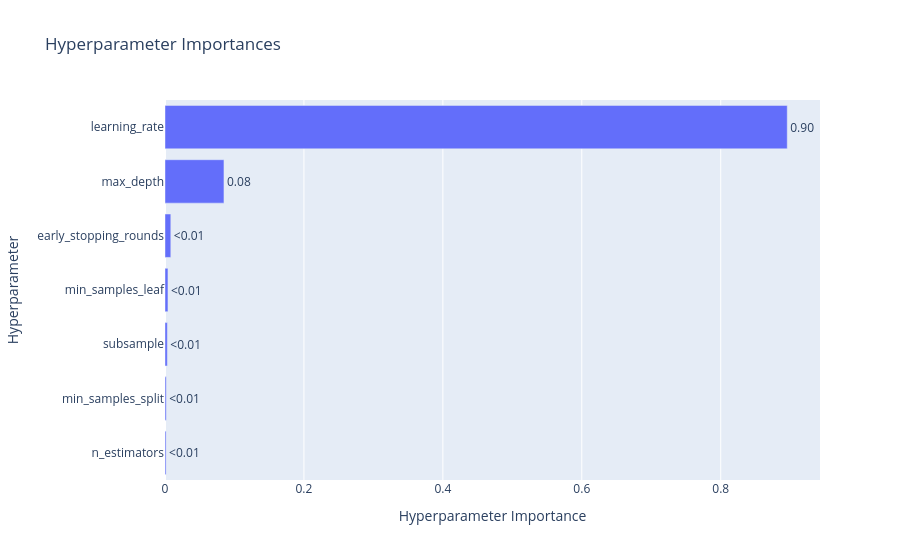

Notebook cell for this chart:
### Code cell
from optuna.visualization import plot_param_importances
plot_param_importances(study)

### Figure 1 — Plotly figure (JSON) as saved in the notebook; plotly's stock layout.template omitted (floating-point values rounded to 4 significant figures)
{"data": [{"cliponaxis": false, "hovertemplate": ["n_estimators (IntDistribution): 0.001575507883205532<extra></extra>", "min_samples_split (IntDistribution): 0.0017954422147536861<extra></extra>", "subsample (FloatDistribution): 0.0033674736678944673<extra></extra>", "min_samples_leaf (IntDistribution): 0.004262644921975282<extra></extra>", "early_stopping_rounds (CategoricalDistribution): 0.008344201802636762<extra></extra>", "max_depth (IntDistribution): 0.08487861753563437<extra></extra>", "learning_rate (CategoricalDistribution): 0.8957761119738997<extra></extra>"], "name": "Objective Value", "orientation": "h", "text": ["<0.01", "<0.01", "<0.01", "<0.01", "<0.01", "0.08", "0.90"], "textposition": "outside", "type": "bar", "x": [0.001576, 0.001795, 0.003367, 0.004263, 0.008344, 0.08488, 0.8958], "y": ["n_estimators", "min_samples_split", "subsample", "min_samples_leaf", "early_stopping_rounds", "max_depth", "learning_rate"]}], "layout": {"title": {"text": "Hyperparameter Importances"}, "xaxis": {"title": {"text": "Hyperparameter Importance"}}, "yaxis": {"title": {"text": "Hyperparameter"}}}}
